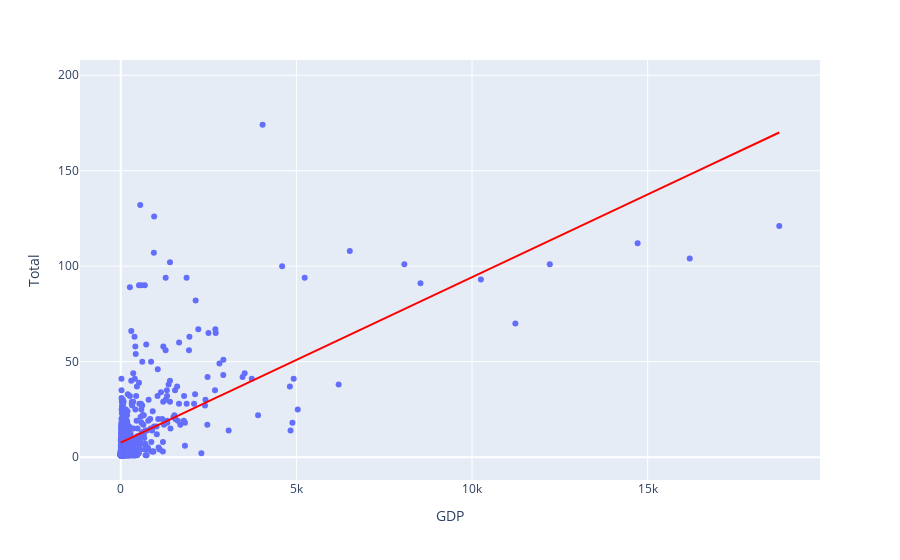

This figure's notebook cell:
### Code cell
# with plotly
fig =  px.scatter(scaling_test_df, x='GDP', y='Total', trendline='ols', trendline_color_override='red')
fig.show()
# need to bin high GDP

### Figure 1 — Plotly figure (JSON) as saved in the notebook; plotly's stock layout.template omitted (floating-point values rounded to 4 significant figures; data arrays with more than 128 entries replaced by an {"elided": "..."} marker saying what was removed)
{"data": [{"hovertemplate": "GDP=%{x}<br>Total=%{y}<extra></extra>", "legendgroup": "", "marker": {"color": "#636efa", "symbol": "circle"}, "mode": "markers", "name": "", "orientation": "v", "showlegend": false, "type": "scatter", "x": {"elided": "865 float values"}, "xaxis": "x", "y": {"elided": "865 int values"}, "yaxis": "y"}, {"hovertemplate": "<b>OLS trendline</b><br>Total = 0.00866312 * GDP + 7.59932<br>R<sup>2</sup>=0.411173<br><br>GDP=%{x}<br>Total=%{y} <b>(trend)</b><extra></extra>", "legendgroup": "", "line": {"color": "red"}, "marker": {"color": "#636efa", "symbol": "circle"}, "mode": "lines", "name": "", "showlegend": false, "type": "scatter", "x": {"elided": "770 float values"}, "xaxis": "x", "y": {"elided": "770 float values"}, "yaxis": "y"}], "layout": {"legend": {"tracegroupgap": 0}, "margin": {"t": 60}, "xaxis": {"anchor": "y", "domain": [0, 1], "title": {"text": "GDP"}}, "yaxis": {"anchor": "x", "domain": [0, 1], "title": {"text": "Total"}}}}
